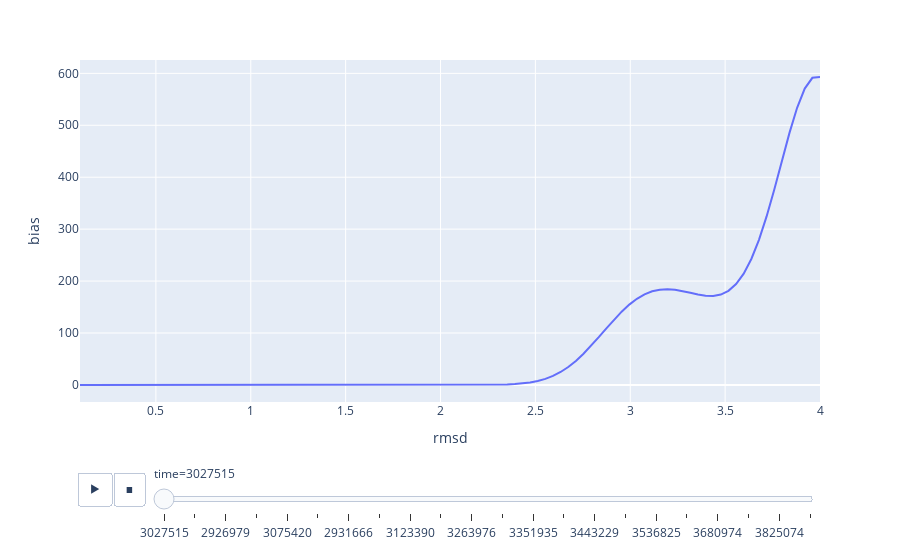

The notebook cell this image was saved under:
### Code cell
px.line(tdf, 
        x='rmsd', 
        y='bias', 
        animation_frame='time')

### Figure 1 — Plotly figure (JSON) as saved in the notebook; plotly's stock layout.template omitted (floating-point values rounded to 4 significant figures)
{"data": [{"hovertemplate": "time=3027515<br>rmsd=%{x}<br>bias=%{y}<extra></extra>", "legendgroup": "", "line": {"color": "#636efa", "dash": "solid"}, "marker": {"symbol": "circle"}, "mode": "lines", "name": "", "orientation": "v", "showlegend": false, "type": "scatter", "x": [0.1, 0.1402, 0.1804, 0.2206, 0.2608, 0.301, 0.3412, 0.3814, 0.4216, 0.4619, 0.5021, 0.5423, 0.5825, 0.6227, 0.6629, 0.7031, 0.7433, 0.7835, 0.8237, 0.8639, 0.9041, 0.9443, 0.9845, 1.025, 1.065, 1.105, 1.145, 1.186, 1.226, 1.266, 1.306, 1.346, 1.387, 1.427, 1.467, 1.507, 1.547, 1.588, 1.628, 1.668, 1.708, 1.748, 1.789, 1.829, 1.869, 1.909, 1.949, 1.99, 2.03, 2.07, 2.11, 2.151, 2.191, 2.231, 2.271, 2.311, 2.352, 2.392, 2.432, 2.472, 2.512, 2.553, 2.593, 2.633, 2.673, 2.713, 2.754, 2.794, 2.834, 2.874, 2.914, 2.955, 2.995, 3.035, 3.075, 3.115, 3.156, 3.196, 3.236, 3.276, 3.316, 3.357, 3.397, 3.437, 3.477, 3.518, 3.558, 3.598, 3.638, 3.678, 3.719, 3.759, 3.799, 3.839, 3.879, 3.92, 3.96, 4], "xaxis": "x", "y": [1.114e-41, 1.781e-40, 2.736e-39, 4.038e-38, 5.728e-37, 7.807e-36, 1.022e-34, 1.287e-33, 1.556e-32, 1.809e-31, 2.02e-30, 2.168e-29, 2.236e-28, 2.216e-27, 2.111e-26, 1.933e-25, 1.7e-24, 1.437e-23, 1.168e-22, 9.12e-22, 6.845e-21, 4.937e-20, 3.423e-19, 2.281e-18, 1.461e-17, 8.993e-17, 5.321e-16, 3.026e-15, 1.654e-14, 8.694e-14, 4.392e-13, 2.133e-12, 9.956e-12, 4.468e-11, 1.928e-10, 7.997e-10, 3.19e-09, 1.223e-08, 4.51e-08, 1.599e-07, 5.452e-07, 1.788e-06, 5.637e-06, 1.71e-05, 4.987e-05, 0.0001399, 0.0003778, 0.0009811, 0.002452, 0.005896, 0.01365, 0.0304, 0.06519, 0.1346, 0.2676, 0.5126, 0.9457, 1.682, 2.882, 4.762, 7.591, 11.67, 17.33, 24.86, 34.46, 46.2, 59.96, 75.39, 91.97, 109.0, 125.6, 141.0, 154.7, 165.9, 174.4, 180.2, 183.4, 184.2, 183.1, 180.6, 177.4, 174.2, 171.8, 171.4, 174.0, 181.2, 194.1, 214.2, 242.5, 279.4, 324.5, 376.0, 431.1, 485.4, 533.7, 570.6, 591.4, 592.8], "yaxis": "y"}], "layout": {"legend": {"tracegroupgap": 0}, "margin": {"t": 60}, "sliders": [{"active": 0, "currentvalue": {"prefix": "time="}, "len": 0.9, "pad": {"b": 10, "t": 60}, "steps": [{"args": [["3027515"], {"frame": {"duration": 0, "redraw": false}, "fromcurrent": true, "mode": "immediate", "transition": {"duration": 0, "easing": "linear"}}], "label": "3027515", "method": "animate"}, {"args": [["2926809"], {"frame": {"duration": 0, "redraw": false}, "fromcurrent": true, "mode": "immediate", "transition": {"duration": 0, "easing": "linear"}}], "label": "2926809", "method": "animate"}, {"args": [["2926979"], {"frame": {"duration": 0, "redraw": false}, "fromcurrent": true, "mode": "immediate", "transition": {"duration": 0, "easing": "linear"}}], "label": "2926979", "method": "animate"}, {"args": [["2954636"], {"frame": {"duration": 0, "redraw": false}, "fromcurrent": true, "mode": "immediate", "transition": {"duration": 0, "easing": "linear"}}], "label": "2954636", "method": "animate"}, {"args": [["3075420"], {"frame": {"duration": 0, "redraw": false}, "fromcurrent": true, "mode": "immediate", "transition": {"duration": 0, "easing": "linear"}}], "label": "3075420", "method": "animate"}, {"args": [["2979625"], {"frame": {"duration": 0, "redraw": false}, "fromcurrent": true, "mode": "immediate", "transition": {"duration": 0, "easing": "linear"}}], "label": "2979625", "method": "animate"}, {"args": [["2931666"], {"frame": {"duration": 0, "redraw": false}, "fromcurrent": true, "mode": "immediate", "transition": {"duration": 0, "easing": "linear"}}], "label": "2931666", "method": "animate"}, {"args": [["2926425"], {"frame": {"duration": 0, "redraw": false}, "fromcurrent": true, "mode": "immediate", "transition": {"duration": 0, "easing": "linear"}}], "label": "2926425", "method": "animate"}, {"args": [["3123390"], {"frame": {"duration": 0, "redraw": false}, "fromcurrent": true, "mode": "immediate", "transition": {"duration": 0, "easing": "linear"}}], "label": "3123390", "method": "animate"}, {"args": [["3171338"], {"frame": {"duration": 0, "redraw": false}, "fromcurrent": true, "mode": "immediate", "transition": {"duration": 0, "easing": "linear"}}], "label": "3171338", "method": "animate"}, {"args": [["3263976"], {"frame": {"duration": 0, "redraw": false}, "fromcurrent": true, "mode": "immediate", "transition": {"duration": 0, "easing": "linear"}}], "label": "3263976", "method": "animate"}, {"args": [["3308946"], {"frame": {"duration": 0, "redraw": false}, "fromcurrent": true, "mode": "immediate", "transition": {"duration": 0, "easing": "linear"}}], "label": "3308946", "method": "animate"}, {"args": [["3351935"], {"frame": {"duration": 0, "redraw": false}, "fromcurrent": true, "mode": "immediate", "transition": {"duration": 0, "easing": "linear"}}], "label": "3351935", "method": "animate"}, {"args": [["3397236"], {"frame": {"duration": 0, "redraw": false}, "fromcurrent": true, "mode": "immediate", "transition": {"duration": 0, "easing": "linear"}}], "label": "3397236", "method": "animate"}, {"args": [["3443229"], {"frame": {"duration": 0, "redraw": false}, "fromcurrent": true, "mode": "immediate", "transition": {"duration": 0, "easing": "linear"}}], "label": "3443229", "method": "animate"}, {"args": [["3489080"], {"frame": {"duration": 0, "redraw": false}, "fromcurrent": true, "mode": "immediate", "transition": {"duration": 0, "easing": "linear"}}], "label": "3489080", "method": "animate"}, {"args": [["3536825"], {"frame": {"duration": 0, "redraw": false}, "fromcurrent": true, "mode": "immediate", "transition": {"duration": 0, "easing": "linear"}}], "label": "3536825", "method": "animate"}, {"args": [["3584698"], {"frame": {"duration": 0, "redraw": false}, "fromcurrent": true, "mode": "immediate", "transition": {"duration": 0, "easing": "linear"}}], "label": "3584698", "method": "animate"}, {"args": [["3680974"], {"frame": {"duration": 0, "redraw": false}, "fromcurrent": true, "mode": "immediate", "transition": {"duration": 0, "easing": "linear"}}], "label": "3680974", "method": "animate"}, {"args": [["3777073"], {"frame": {"duration": 0, "redraw": false}, "fromcurrent": true, "mode": "immediate", "transition": {"duration": 0, "easing": "linear"}}], "label": "3777073", "method": "animate"}, {"args": [["3825074"], {"frame": {"duration": 0, "redraw": false}, "fromcurrent": true, "mode": "immediate", "transition": {"duration": 0, "easing": "linear"}}], "label": "3825074", "method": "animate"}, {"args": [["3873029"], {"frame": {"duration": 0, "redraw": false}, "fromcurrent": true, "mode": "immediate", "transition": {"duration": 0, "easing": "linear"}}], "label": "3873029", "method": "animate"}], "x": 0.1, "xanchor": "left", "y": 0, "yanchor": "top"}], "updatemenus": [{"buttons": [{"args": [null, {"frame": {"duration": 500, "redraw": false}, "fromcurrent": true, "mode": "immediate", "transition": {"duration": 500, "easing": "linear"}}], "label": "&#9654;", "method": "animate"}, {"args": [[null], {"frame": {"duration": 0, "redraw": false}, "fromcurrent": true, "mode": "immediate", "transition": {"duration": 0, "easing": "linear"}}], "label": "&#9724;", "method": "animate"}], "direction": "left", "pad": {"r": 10, "t": 70}, "showactive": false, "type": "buttons", "x": 0.1, "xanchor": "right", "y": 0, "yanchor": "top"}], "xaxis": {"anchor": "y", "domain": [0, 1], "title": {"text": "rmsd"}}, "yaxis": {"anchor": "x", "domain": [0, 1], "title": {"text": "bias"}}}}
